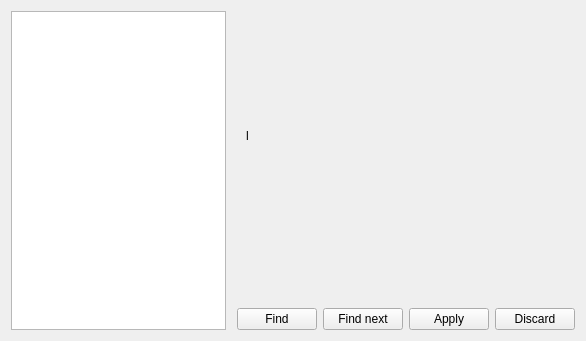
<?xml version="1.0" encoding="UTF-8"?>
<ui version="4.0">
 <class>refactoringForm</class>
 <widget class="QWidget" name="refactoringForm">
  <property name="geometry">
   <rect>
    <x>0</x>
    <y>0</y>
    <width>586</width>
    <height>341</height>
   </rect>
  </property>
  <property name="windowTitle">
   <string>QReal Refactorings</string>
  </property>
  <property name="windowIcon">
   <iconset resource="refactoring.qrc">
    <normaloff>:/icons/preferences/pencil.png</normaloff>:/icons/preferences/pencil.png</iconset>
  </property>
  <layout class="QHBoxLayout" name="horizontalLayout_2">
   <item>
    <layout class="QHBoxLayout" name="horizontalLayout">
     <item>
      <widget class="QListWidget" name="refactoringList">
       <property name="maximumSize">
        <size>
         <width>250</width>
         <height>16777215</height>
        </size>
       </property>
      </widget>
     </item>
     <item>
      <spacer name="horizontalSpacer">
       <property name="orientation">
        <enum>Qt::Horizontal</enum>
       </property>
       <property name="sizeHint" stdset="0">
        <size>
         <width>40</width>
         <height>20</height>
        </size>
       </property>
      </spacer>
     </item>
     <item>
      <layout class="QVBoxLayout" name="verticalLayout">
       <item>
        <widget class="QWidget" name="refactoringImage" native="true">
         <property name="minimumSize">
          <size>
           <width>300</width>
           <height>250</height>
          </size>
         </property>
         <layout class="QVBoxLayout" name="verticalLayout_2">
          <item>
           <widget class="QLabel" name="label">
            <property name="sizePolicy">
             <sizepolicy hsizetype="Expanding" vsizetype="Expanding">
              <horstretch>0</horstretch>
              <verstretch>0</verstretch>
             </sizepolicy>
            </property>
            <property name="maximumSize">
             <size>
              <width>16777215</width>
              <height>10000000</height>
             </size>
            </property>
            <property name="text">
             <string>l</string>
            </property>
           </widget>
          </item>
         </layout>
        </widget>
       </item>
       <item>
        <spacer name="verticalSpacer">
         <property name="orientation">
          <enum>Qt::Vertical</enum>
         </property>
         <property name="sizeHint" stdset="0">
          <size>
           <width>20</width>
           <height>40</height>
          </size>
         </property>
        </spacer>
       </item>
       <item>
        <layout class="QHBoxLayout" name="horizontalLayout_3">
         <item>
          <widget class="QPushButton" name="findButton">
           <property name="text">
            <string>Find</string>
           </property>
          </widget>
         </item>
         <item>
          <widget class="QPushButton" name="findNextButton">
           <property name="text">
            <string>Find next</string>
           </property>
          </widget>
         </item>
         <item>
          <widget class="QPushButton" name="applyButton">
           <property name="text">
            <string>Apply</string>
           </property>
          </widget>
         </item>
         <item>
          <widget class="QPushButton" name="discardButton">
           <property name="text">
            <string>Discard</string>
           </property>
          </widget>
         </item>
        </layout>
       </item>
      </layout>
     </item>
    </layout>
   </item>
  </layout>
 </widget>
 <resources>
  <include location="refactoring.qrc"/>
 </resources>
 <connections/>
</ui>
